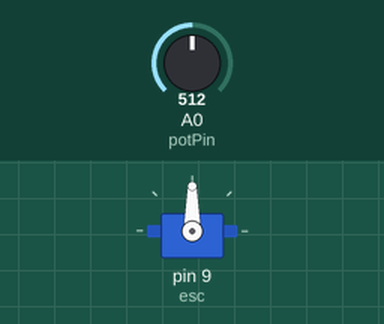
Recording of a sketch running on a simulated Arduino Uno, built with avr-gcc and run on an emulated ATmega328P. Shown: servo. The inputs (shaded band) are chosen by the test bench; at power-on: A0 (potPin) = 512.

Above: at 1.2 s.
1.3 s: A0 (potPin) set to 716
At 1.8 s:
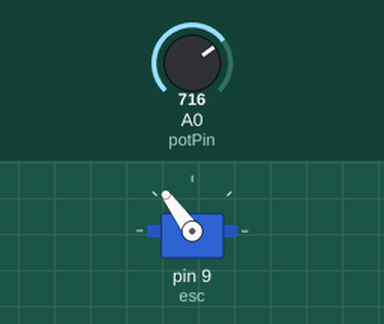
2.8 s: A0 (potPin) set to 900
At 3.8 s:
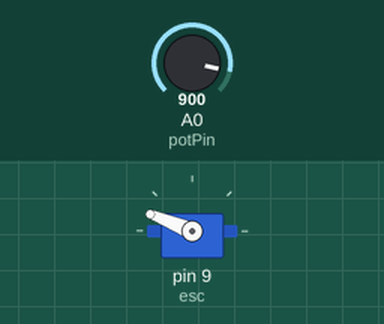
4.3 s: A0 (potPin) set to 1023
At 5.1 s:
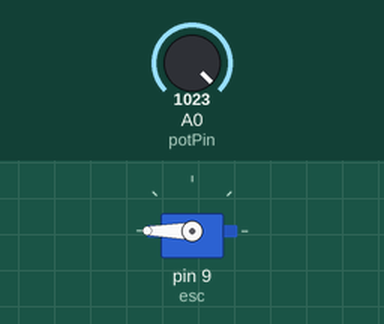
5.8 s: A0 (potPin) set to 306
At 6.4 s:
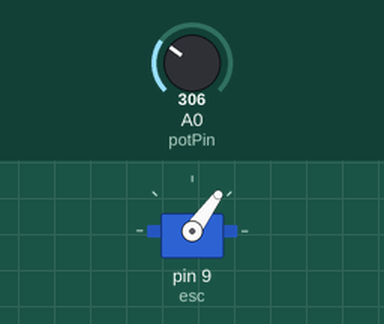
7.3 s: A0 (potPin) set to 122
At 8.5 s:
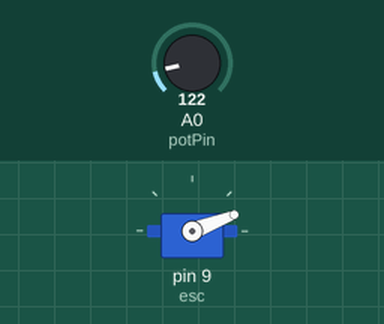
8.8 s: A0 (potPin) set to 511
At 9.7 s:
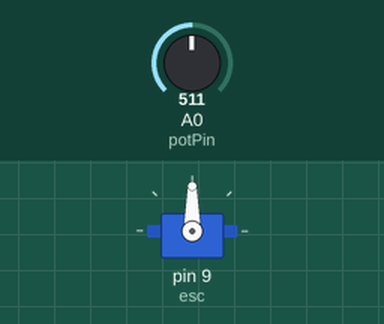
Timing chart, 0 to 11.3 s (numbered marks = the images above; inputs shaded):
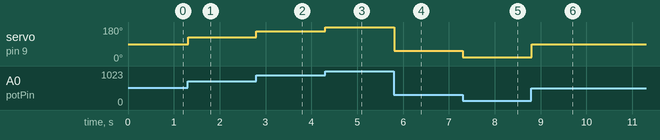

The sketch:

brushless_tester.ino
```cpp
#include <Servo.h>

Servo esc;

int potPin = A0;
int throttle;

void setup() {
  esc.attach(9, 1000, 2000);
}

void loop() {
  throttle = map(analogRead(potPin), 0, 1023, 1000, 2000);
  esc.writeMicroseconds(throttle);
  delay(10);
}
```

Measured:
- after the input at 1.3 s, servo on pin 9 (esc): 90° → 126° at once
- after the input at 2.8 s, servo on pin 9 (esc): 126° → 158° at once
- after the input at 4.3 s, servo on pin 9 (esc): 158° → 180° at once
- after the input at 5.8 s, servo on pin 9 (esc): 180° → 54° at once
- after the input at 7.3 s, servo on pin 9 (esc): 54° → 21° at once
- after the input at 8.8 s, servo on pin 9 (esc): 21° → 90° at once
